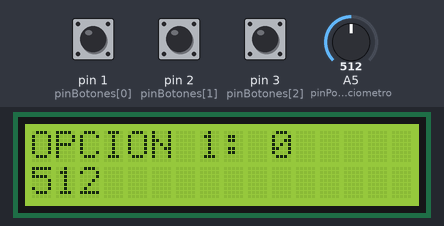
Simulated run of this sketch. Board: Arduino Uno, built with avr-gcc and run on an emulated ATmega328P. Parts: 16×2 character LCD. Inputs (shaded band) come from the test bench; at power-on: A5 (pinPotenciometro) = 512, pin 1 (pinBotones[0]) LOW, pin 3 (pinBotones[2]) LOW, pin 2 (pinBotones[1]) LOW.

Above: at 1.2 s.
1.3 s: A5 (pinPotenciometro) set to 716
At 2.1 s:
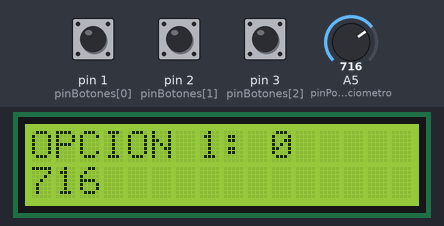
2.8 s: pin 1 (pinBotones[0]) pulled HIGH for 0.15 s
At 3.2 s:
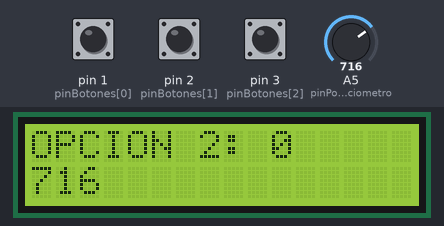
4.4 s: pin 3 (pinBotones[2]) pulled HIGH for 0.15 s
At 5.6 s:
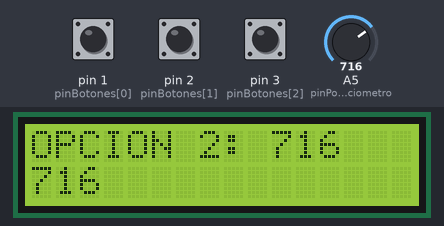
6.0 s: pin 1 (pinBotones[0]) pulled HIGH for 1 s
At 6.8 s:
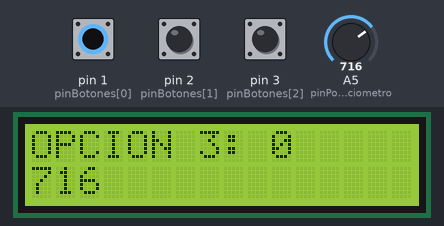
8.5 s: pin 3 (pinBotones[2]) pulled HIGH for 1 s
At 8.8 s:
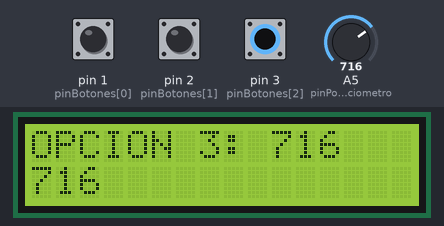
11.0 s: A5 (pinPotenciometro) set to 900
At 11.8 s:
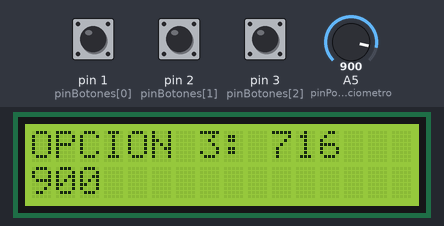
Timing chart, 0 to 13.5 s (numbered marks = the images above; inputs shaded):
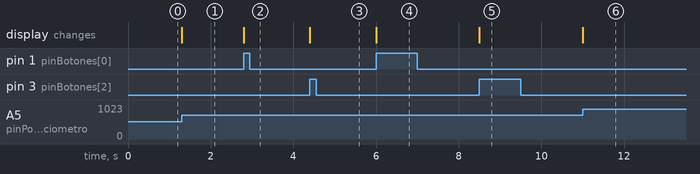

Measured:
- after the input at 1.3 s, the display: changes at once (image 1)
- after the input at 2.8 s, the display: changes at once (image 2)
- after the input at 4.4 s, the display: changes at once (image 3)
- after the input at 6.0 s, the display: changes at once (image 4)
- after the input at 8.5 s, the display: changes at once (image 5)
- after the input at 11.0 s, the display: changes at once (image 6)

The sketch:

codigo2.ino
```cpp
#include <LiquidCrystal.h>

LiquidCrystal lcd(8, 9, 10, 11, 12, 13);

// Identificacion de pines
const int pinPotenciometro = 5;
const int pinBotones[3] = {1, 2, 3};
// Variables
const int NumOpciones = 3;
int valorBotones[3] = {0, 0, 0};
int valorPotenciometro = 0;
int nuevoValorPotenciometro = 0;
int cambiaPantalla = 0;
int idOpcion = 0;
int opciones[3] = {0,0,0};

void setup() {
  lcd.begin(16, 2);
  pinMode(pinPotenciometro, INPUT);
  pinMode(pinBotones[0], INPUT);
  pinMode(pinBotones[1], INPUT);
  pinMode(pinBotones[2], INPUT);
  lcd.print("OPCION 1: ");
  lcd.print(opciones[idOpcion]);
}

void clearRow(int i){
  lcd.setCursor(0, i);
  if(i==0)
  lcd.setCursor(10,i);
  lcd.print("    ");
}

void pulsoBoton(int n){
  int b1;
  b1 = digitalRead(pinBotones[n]);
  if(b1==HIGH){
    if(valorBotones[n]==LOW){
      cambiaPantalla = 1;
      if(n==0)
      idOpcion = (idOpcion+1) % NumOpciones;
      else if(n==1)
      idOpcion = (NumOpciones + idOpcion - 1) % NumOpciones;
      else
      opciones[idOpcion] = valorPotenciometro;
    }
  }
  valorBotones[n] = b1;
}

void actualizarPantalla(){
  if(cambiaPantalla==1){
    clearRow(0);
    lcd.setCursor(7, 0);
    lcd.print(idOpcion+1);
    lcd.print(": ");
    lcd.print(opciones[idOpcion]);
  }
  nuevoValorPotenciometro = analogRead(pinPotenciometro);
  if(nuevoValorPotenciometro != valorPotenciometro){
    clearRow(1);
    valorPotenciometro = nuevoValorPotenciometro;
    lcd.setCursor(0, 1);
    lcd.print(valorPotenciometro);
  }
}

void loop() {
  cambiaPantalla = 0;
  for(int i=0; i<NumOpciones; i++){
    pulsoBoton(i);
  }
  actualizarPantalla();
}
```
